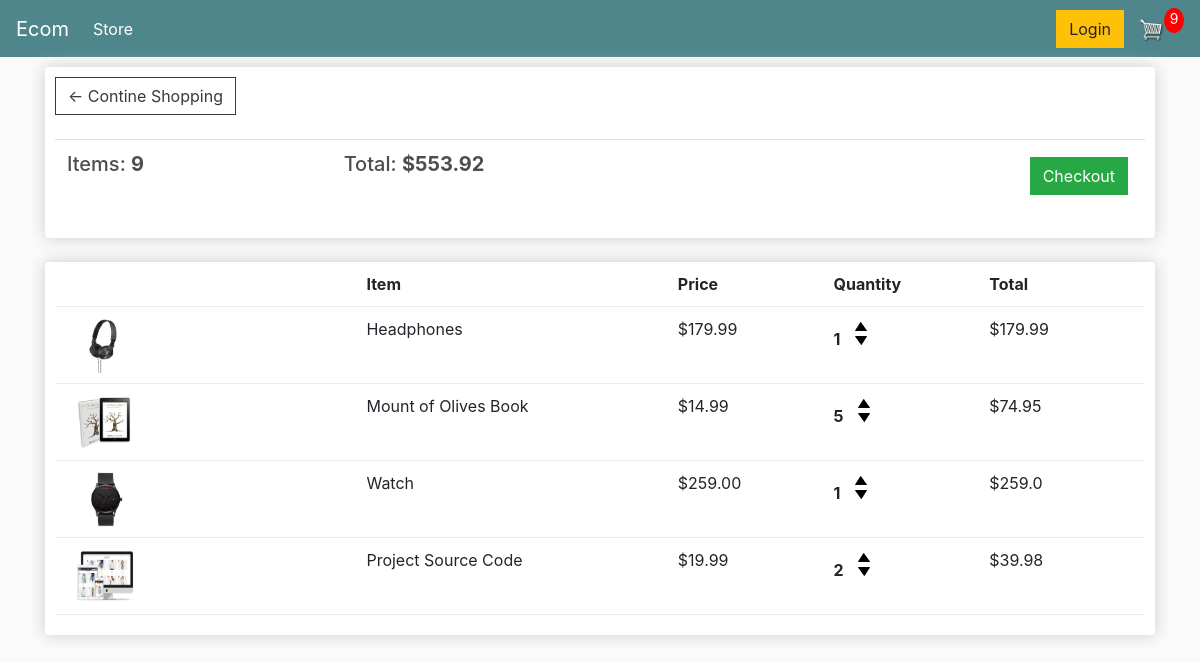
The page /cart/ (signed in) on the database as committed earlier.
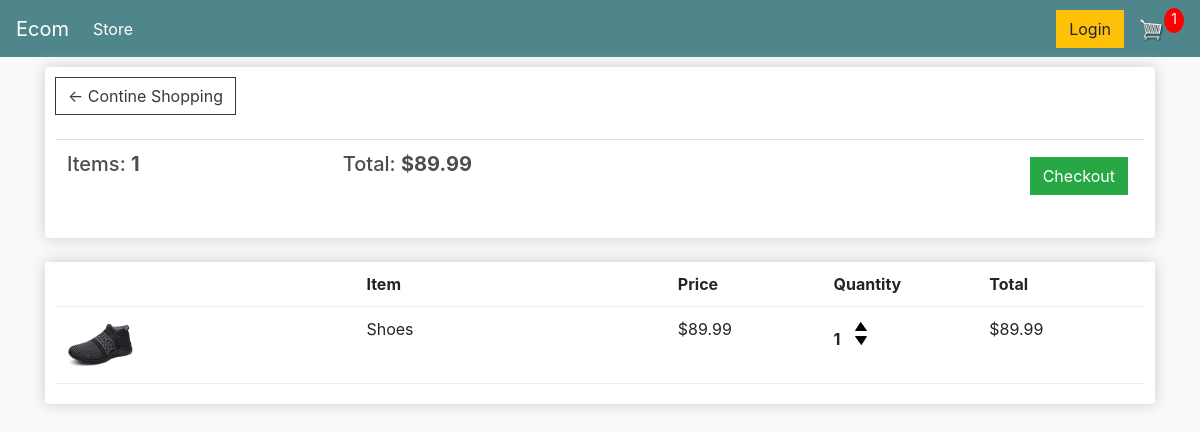
The same page on the database as committed later.
### store/models.py (models this page shows, shortened)
class Order(models.Model):
    customer = models.ForeignKey(Customer, on_delete=models.SET_NULL, blank=True, null= True)
    date_orderd = models.DateTimeField(auto_now_add=True)
    complate = models.BooleanField(default=False, null=True, blank=False)
    transaction_id = models.CharField(max_length=200, null= True)
    @property
    def get_cart_total(self):
        orderitems = self.orderitem_set.all()
        total = sum([item.get_total for item in orderitems])
        return total
    @property
    def get_cart_items(self):
        orderitems = self.orderitem_set.all()
        total = sum([item.quantity for item in orderitems])
        return total

class OrderItem(models.Model):
    product = models.ForeignKey(Product, on_delete=models.SET_NULL, blank=True, null= True)
    order = models.ForeignKey(Order, on_delete=models.SET_NULL, blank=True, null= True)
    quantity = models.IntegerField(default=0, null=True, blank=True)
    date_added = models.DateTimeField(auto_now_add=True)
    @property
    def get_total(self):
        total = self.product.price * self.quantity
        return total

class Product(models.Model):
    name = models.CharField(max_length=200, null=True)
    price = models.FloatField()
    digital = models.BooleanField(default=False, null=True, blank=False)
    image = models.ImageField(upload_to='images',null=True, blank=True)
    @property
    def imageURL(self):
        try:
            url = self.image.url
        except:
            url = ''
        return url

### store/views.py (the view)
# urls.py: path('cart/', views.cart, name='cart'),
def cart(request):
    if request.user.is_authenticated:
        customer = request.user.customer
        order, created = Order.objects.get_or_create(customer = customer, complate= False)
        items = order.orderitem_set.all()
        cartItems= order.get_cart_items
    else:
        items=[]
        order ={'get_cart_items':0, 'get_cart_total':0,'shipping':False}
        cartItems= order.get_cart_items['get_cart_total']
    context ={'items':items, 'order':order, 'cartItems':cartItems}
    return render(request,'store/cart.html',context)

### store/templates/store/cart.html
{% extends "store/main.html" %}
{%load static%}
{% block content %}
<div class="row">
    <div class="col-lg-12">
        <div class="box-element">
            <a class="btn btn-outline-dark" href="{% url 'store' %}">&#x2190; Contine Shopping</a>
            <br>
            <br>
            <table class="table">
                <tr>
                    <th><h5>Items: <strong>{{order.get_cart_items}}</strong></h5></th>
                    <th><h5>Total: <strong>${{order.get_cart_total|floatformat:2}}</strong></h5></th>
                    <th>
                        <a style="float: right; margin: 5px;" class="btn btn-success" href="{% url 'checkout' %}">Checkout</a>
                    </th>
                </tr>
            </table>
        </div>
        <br>
        <div class="box-element">
            <div class="cart-row">
                <div style="flex: 2;"></div>
                <div style="flex: 2;"><strong> Item </strong></div>
                <div style="flex: 1;"><strong> Price </strong></div>
                <div style="flex: 1;"><strong> Quantity </strong></div>
                <div style="flex: 1;"><strong> Total </strong></div>
            </div>
            {% for item in items %}
            <div class="cart-row">
                <div style="flex: 2;"><img class="row-image" src="{{  item.product.imageURL }}"></div>
                <div style="flex: 2;"> <p>{{item.product.name}}</p> </div>
                <div style="flex: 1;"><p>${{item.product.price|floatformat:2}}</p></div>
                <div style="flex: 1;">
                    <p class="quantity">{{item.quantity}}</p>
                    <div class="quantity">
                        <img data-product={{item.product.id}} data-action="add" class="chg-quantity update-cart" src="{% static 'store/images/arrow-up.png' %}">
                        <img data-product={{item.product.id}} data-action="remove" class="chg-quantity update-cart" src="{% static 'store/images/arrow-down.png' %}">
                    </div>
                </div>
                <div style="flex: 1;"><p>${{item.get_total}}</p></div>
            </div>
            {% endfor %}
    </div>
    </div>
</div>
{% endblock content %}

Rows that differ between the two databases and show on the page:
removed OrderItem: product.imageURL (picture), product.name "Headphones", product.price "179.99", quantity "1", get_total "179.99"
removed OrderItem: product.imageURL (picture), product.name "Mount of Olives Book", product.price "14.99", quantity "5", get_total "74.95"
removed OrderItem: product.imageURL (picture), product.name "Watch", product.price "259.00", quantity "1", get_total "259.0"
removed OrderItem: product.imageURL (picture), product.name "Project Source Code", product.price "19.99", quantity "2", get_total "39.98"
computed for Order: get_cart_items "9" → "1"; get_cart_total "553.92" → "89.99"
added OrderItem: product.imageURL (picture), product.name "Shoes", product.price "89.99", quantity "1", get_total "89.99"
Other text that changed with them:
{{ cartItems }}: "9" → "1"
